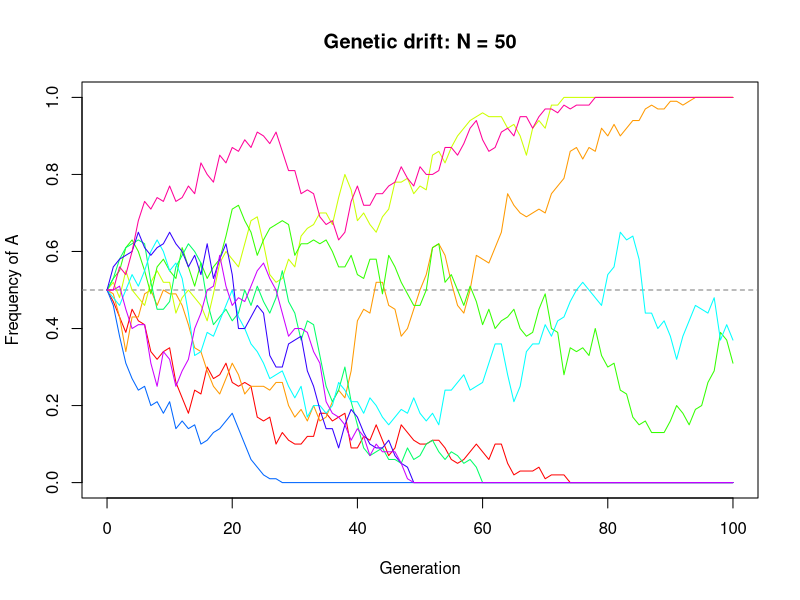
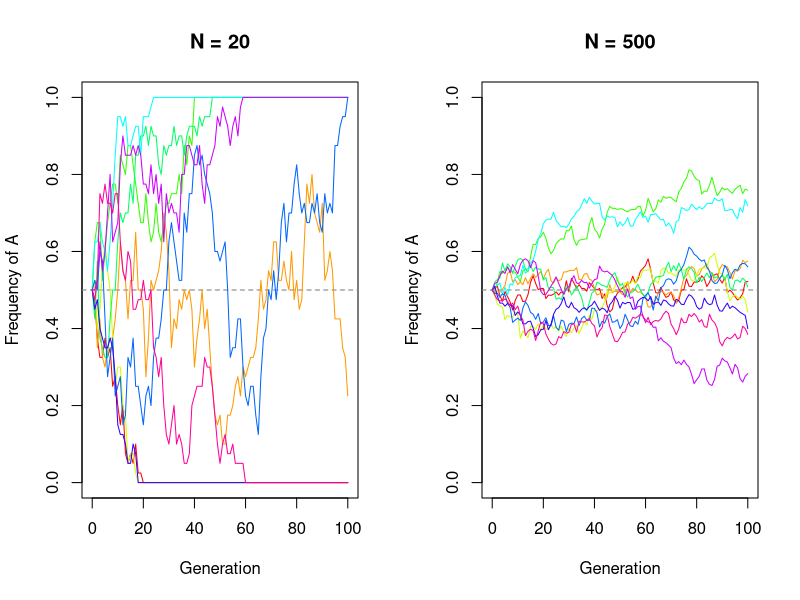
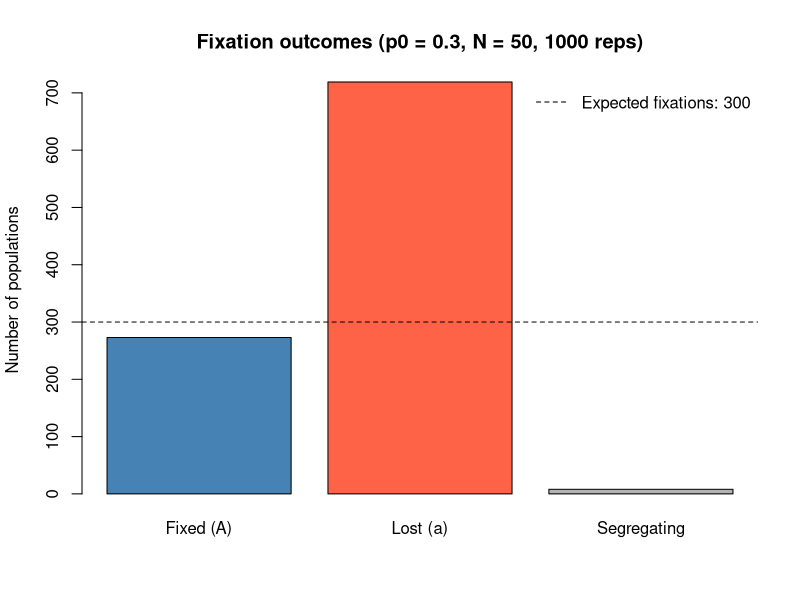
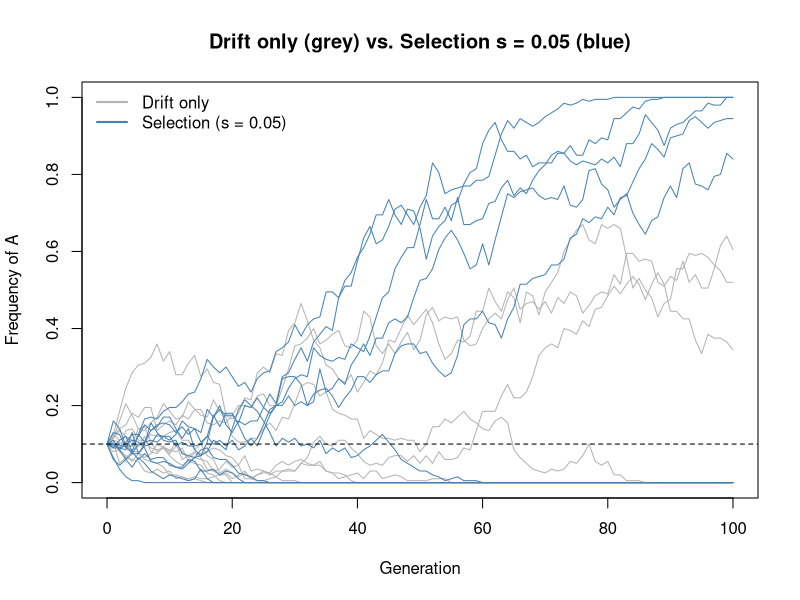
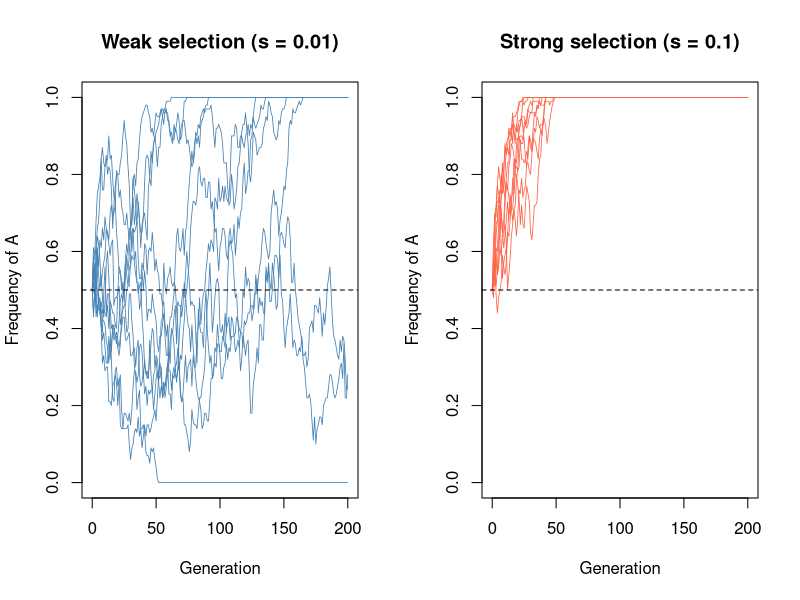
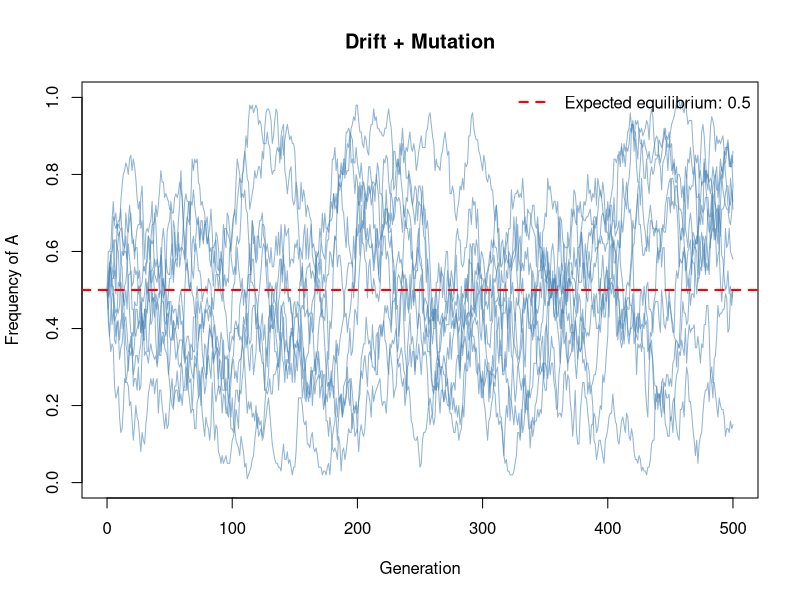
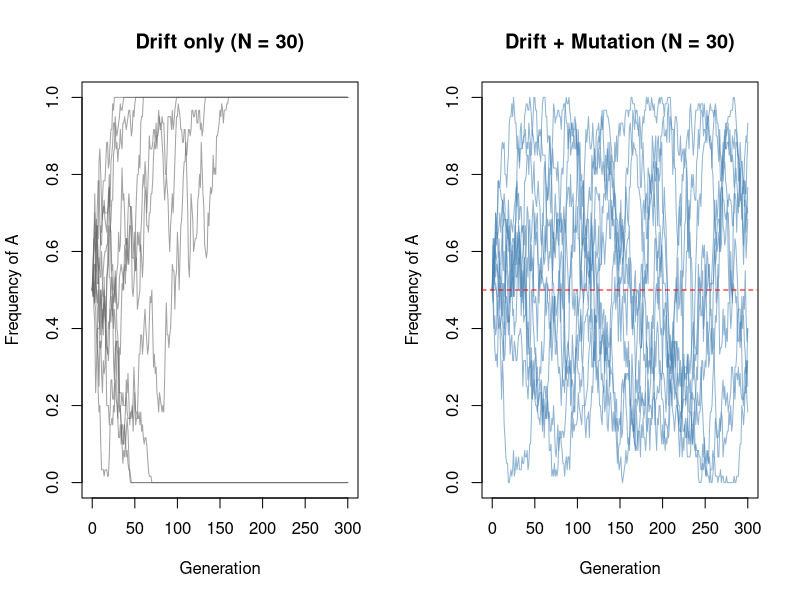
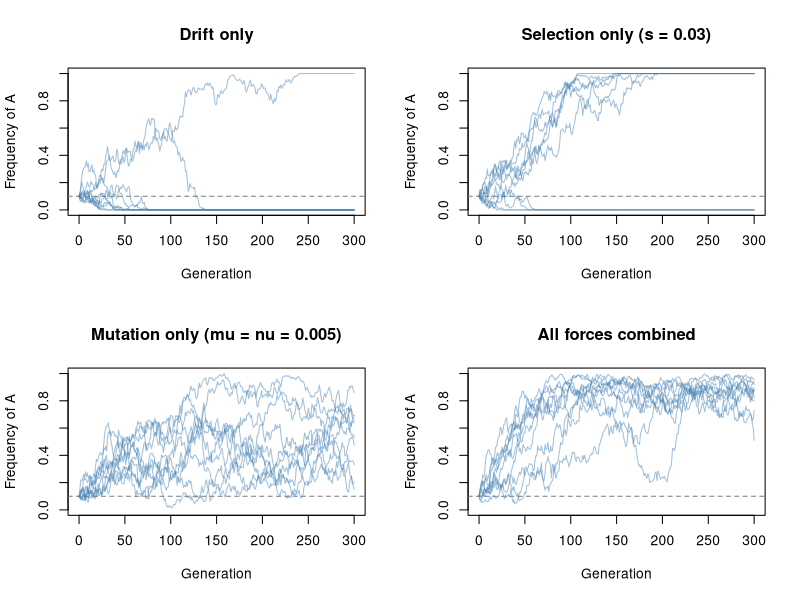

Here is the R script that generated these plots, in order:
## ---- chunk 1
knitr::opts_chunk$set(echo = TRUE)
## ---- chunk 2
set.seed(1984)

sim_drift <- function(p0, N, generations) {
  freq <- numeric(generations + 1)
  freq[1] <- p0
  for (g in seq_len(generations)) {
    n_A <- rbinom(1, size = 2 * N, prob = freq[g])
    freq[g + 1] <- n_A / (2 * N)
  }
  freq
}

generations <- 100
p0 <- 0.5
N <- 50

# Run 10 replicate populations
n_reps <- 10
cols <- rainbow(n_reps)

plot(0:generations, sim_drift(p0, N, generations),
     type = "n", ylim = c(0, 1),
     xlab = "Generation", ylab = "Frequency of A",
     main = paste("Genetic drift: N =", N))
abline(h = p0, lty = 2, col = "grey50")

for (i in seq_len(n_reps)) {
  lines(0:generations, sim_drift(p0, N, generations), col = cols[i])
}
## ---- chunk 3
par(mfrow = c(1, 2))

for (N_val in c(20, 500)) {
  plot(0:generations, rep(NA, generations + 1),
       type = "n", ylim = c(0, 1),
       xlab = "Generation", ylab = "Frequency of A",
       main = paste("N =", N_val))
  abline(h = p0, lty = 2, col = "grey50")
  for (i in seq_len(n_reps)) {
    lines(0:generations, sim_drift(p0, N_val, generations), col = cols[i])
  }
}

par(mfrow = c(1, 1))
## ---- chunk 4
set.seed(42)

p0 <- 0.3
N <- 50
max_gen <- 5 * 2 * N  # 5 * 2N is a typical timescale for fixation
n_reps <- 1000

final_freq <- replicate(n_reps, {
  traj <- sim_drift(p0, N, max_gen)
  traj[max_gen + 1]
})

fixed_A <- sum(final_freq == 1)
lost_A <- sum(final_freq == 0)
still_seg <- n_reps - fixed_A - lost_A

barplot(
  c("Fixed (A)" = fixed_A, "Lost (a)" = lost_A, "Segregating" = still_seg),
  col = c("steelblue", "tomato", "grey70"),
  main = paste0("Fixation outcomes (p0 = ", p0, ", N = ", N, ", ", n_reps, " reps)"),
  ylab = "Number of populations"
)
abline(h = n_reps * p0, lty = 2)
legend("topright", legend = paste("Expected fixations:", n_reps * p0), lty = 2, bty = "n")
## ---- chunk 5
set.seed(1984)

sim_selection <- function(p0, N, generations, s) {
  freq <- numeric(generations + 1)
  freq[1] <- p0
  for (g in seq_len(generations)) {
    p <- freq[g]
    # Fitness-weighted frequency
    p_sel <- (p * (1 + s)) / (p * (1 + s) + (1 - p))
    n_A <- rbinom(1, size = 2 * N, prob = p_sel)
    freq[g + 1] <- n_A / (2 * N)
  }
  freq
}

generations <- 100
p0 <- 0.1
N <- 100
s <- 0.05

plot(0:generations, rep(NA, generations + 1),
     type = "n", ylim = c(0, 1),
     xlab = "Generation", ylab = "Frequency of A",
     main = "Drift only (grey) vs. Selection s = 0.05 (blue)")

# Drift only (grey)
for (i in 1:10) {
  lines(0:generations, sim_drift(p0, N, generations), col = "grey70")
}

# Selection (blue)
for (i in 1:10) {
  lines(0:generations, sim_selection(p0, N, generations, s), col = "steelblue")
}

abline(h = p0, lty = 2)
legend("topleft", legend = c("Drift only", "Selection (s = 0.05)"),
       col = c("grey70", "steelblue"), lwd = 2, bty = "n")
## ---- chunk 6
set.seed(42)

N <- 50
p0 <- 0.5
generations <- 200

par(mfrow = c(1, 2))

# Weak selection: s ~ 1/(2N)
s_weak <- 1 / (2 * N)
plot(0:generations, rep(NA, generations + 1), type = "n", ylim = c(0, 1),
     xlab = "Generation", ylab = "Frequency of A",
     main = paste0("Weak selection (s = ", round(s_weak, 4), ")"))
for (i in 1:10) {
  lines(0:generations, sim_selection(p0, N, generations, s_weak), col = "steelblue", lwd = 0.8)
}
abline(h = p0, lty = 2)

# Strong selection: s >> 1/(2N)
s_strong <- 0.1
plot(0:generations, rep(NA, generations + 1), type = "n", ylim = c(0, 1),
     xlab = "Generation", ylab = "Frequency of A",
     main = paste0("Strong selection (s = ", s_strong, ")"))
for (i in 1:10) {
  lines(0:generations, sim_selection(p0, N, generations, s_strong), col = "tomato", lwd = 0.8)
}
abline(h = p0, lty = 2)

par(mfrow = c(1, 1))
## ---- chunk 7
set.seed(1984)

sim_drift_mutation <- function(p0, N, generations, mu, nu) {
  freq <- numeric(generations + 1)
  freq[1] <- p0
  for (g in seq_len(generations)) {
    p <- freq[g]
    # Mutation
    p_mut <- p * (1 - mu) + (1 - p) * nu
    # Drift
    n_A <- rbinom(1, size = 2 * N, prob = p_mut)
    freq[g + 1] <- n_A / (2 * N)
  }
  freq
}

N <- 50
p0 <- 0.5
generations <- 500
mu <- 0.01
nu <- 0.01

# Expected equilibrium frequency: nu / (mu + nu)
p_eq <- nu / (mu + nu)

plot(0:generations, rep(NA, generations + 1), type = "n", ylim = c(0, 1),
     xlab = "Generation", ylab = "Frequency of A",
     main = "Drift + Mutation")

for (i in 1:10) {
  lines(0:generations, sim_drift_mutation(p0, N, generations, mu, nu),
        col = adjustcolor("steelblue", alpha.f = 0.6))
}

abline(h = p_eq, lty = 2, col = "red", lwd = 2)
legend("topright", legend = paste("Expected equilibrium:", p_eq),
       lty = 2, col = "red", lwd = 2, bty = "n")
## ---- chunk 8
set.seed(42)

N <- 30
p0 <- 0.5
generations <- 300

par(mfrow = c(1, 2))

# Drift only
plot(0:generations, rep(NA, generations + 1), type = "n", ylim = c(0, 1),
     xlab = "Generation", ylab = "Frequency of A",
     main = "Drift only (N = 30)")
for (i in 1:10) {
  lines(0:generations, sim_drift(p0, N, generations),
        col = adjustcolor("grey40", alpha.f = 0.6))
}

# Drift + mutation
plot(0:generations, rep(NA, generations + 1), type = "n", ylim = c(0, 1),
     xlab = "Generation", ylab = "Frequency of A",
     main = "Drift + Mutation (N = 30)")
for (i in 1:10) {
  lines(0:generations, sim_drift_mutation(p0, N, generations, 0.01, 0.01),
        col = adjustcolor("steelblue", alpha.f = 0.6))
}
abline(h = 0.5, lty = 2, col = "red")

par(mfrow = c(1, 1))
## ---- chunk 9
sim_evolution <- function(p0, N, generations, s = 0, mu = 0, nu = 0) {
  freq <- numeric(generations + 1)
  freq[1] <- p0
  for (g in seq_len(generations)) {
    p <- freq[g]
    # Selection
    p_sel <- (p * (1 + s)) / (p * (1 + s) + (1 - p))
    # Mutation
    p_mut <- p_sel * (1 - mu) + (1 - p_sel) * nu
    # Drift
    n_A <- rbinom(1, size = 2 * N, prob = p_mut)
    freq[g + 1] <- n_A / (2 * N)
  }
  freq
}
## ---- chunk 10
set.seed(1984)

N <- 100
p0 <- 0.1
generations <- 300
n_reps <- 10

scenarios <- list(
  "Drift only" = list(s = 0, mu = 0, nu = 0),
  "Selection only (s = 0.03)" = list(s = 0.03, mu = 0, nu = 0),
  "Mutation only (mu = nu = 0.005)" = list(s = 0, mu = 0.005, nu = 0.005),
  "All forces combined" = list(s = 0.03, mu = 0.005, nu = 0.005)
)

par(mfrow = c(2, 2))

for (name in names(scenarios)) {
  params <- scenarios[[name]]
  plot(0:generations, rep(NA, generations + 1), type = "n", ylim = c(0, 1),
       xlab = "Generation", ylab = "Frequency of A", main = name)
  abline(h = p0, lty = 2, col = "grey50")
  for (i in seq_len(n_reps)) {
    traj <- sim_evolution(p0, N, generations,
                          s = params$s, mu = params$mu, nu = params$nu)
    lines(0:generations, traj, col = adjustcolor("steelblue", alpha.f = 0.5))
  }
}

par(mfrow = c(1, 1))
